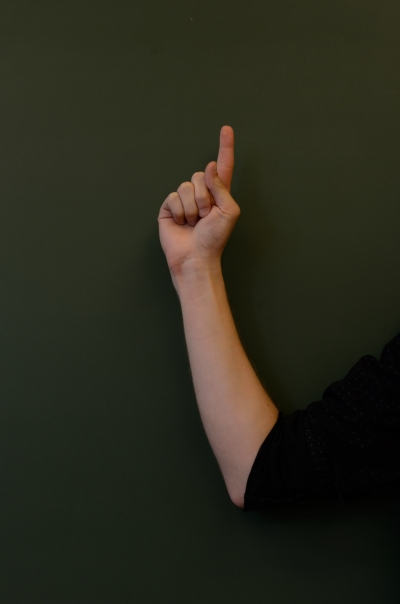
#> input picture test.jpg, 400 x 604 px, given in place of the camera
$ python integ.py
#> lines starting #> are read from the running program, lines starting #| are printed output that depends on the picture

import cv2
import numpy as np

# kernel = 15
# minA = 0.02
# maxA = 0.9
radius = 8
# sample_in = 0.02	# 2% inward from contour left and right edges
# border_size = 10
# prev_point = (-1,-1)

# Wear black glove!

def removeListValues(givenList, val):
   return [value for value in givenList if value != val]
"""
def verifyPoint(curr_point):
	error_thresh = 10
	point_thresh = 20
	error_count = 0

	if prev_point == (-1,-1):
		return curr_point

	x_diff = abs(curr_point[0] - prev_point[0])
	y_diff = abs(curr_point[1] - prev_point[1])

	print(x_diff,y_diff)
	if (x_diff > point_thresh) or (y_diff > point_thresh) and error_count < error_thresh:
		error_count += 1
		return prev_point
	else:
		error_count = 0
		return curr_point
"""

def checkBlank(im):

	threshold = 8

	h,w,d = im.shape[0],im.shape[1],im.shape[2]

	# Divide into rows. Calculate the mean pixel value. If different, if it's empty.
	num_div = 3
	delta = w//num_div
	bins = [delta*i for i in range(num_div)]

	mean_list = []

	for r in range(num_div):
		sub_im = im[bins[r]:bins[r]+delta,:,:]
		mean_list.append(np.mean(sub_im))

	if abs(mean_list[0]-mean_list[1]) > threshold or abs(mean_list[0]-mean_list[2]) > threshold:
		print('Not blank!')
		return 0
	else:
		print('Blank')
		return 1

def detectFinger(im):
	border_size = 10
	kernel = 15

	if checkBlank(im) == 1:
		return (-1,-1)

	# Preprocessing: Get cleaned binarised image with white background.
	bw_im = cv2.cvtColor(im,cv2.COLOR_BGR2GRAY)
	bw_im = cv2.GaussianBlur(bw_im,(kernel,kernel),0)
	ret,thresh = cv2.threshold(bw_im,0,255,cv2.THRESH_BINARY_INV+cv2.THRESH_OTSU)
	thresh = 255-thresh

	processed_im = cv2.erode(thresh,(kernel,kernel),iterations = 20)
	processed_im = cv2.copyMakeBorder(processed_im,border_size,border_size,border_size,border_size,cv2.BORDER_CONSTANT,value=255)

	# # Get hand contour and find top-most point (Then change to find top most point of orientation)
	contours,hier = cv2.findContours(processed_im,cv2.RETR_TREE,cv2.CHAIN_APPROX_SIMPLE)

	for cnt in contours:
		x,y,w,h = cv2.boundingRect(cnt)

		if w < im.shape[1]:

			finger_loc = tuple(cnt[cnt[:,:,1].argmin()][0])
			finger_loc = (finger_loc[0]-border_size,finger_loc[1]-border_size)	# Relative to main img
			return finger_loc

	return (-1,-1)

def checkDrawChar(im):
	hsv_im = cv2.cvtColor(im, cv2.COLOR_BGR2HSV)
	hue = hsv_im[:,:,0]
	upper = hue > 200//2
	lower = hue < 44//2
	hue = upper | lower

	h = im.shape[0]
	w = im.shape[1]

	if False in hue:#np.sum(hue)/(h*w) < 0.95:
		return 0
	else:
		return 1

def checkIfInBound(pt,bound):
	ref_coord_x = bound[0][0]
	ref_coord_y = bound[0][1]
	w = bound[1]
	h = bound[2]

	pt_x = pt[0]
	pt_y = pt[1]

	if pt_x > ref_coord_x and pt_x < ref_coord_x+w and pt_y > ref_coord_y and pt_y < ref_coord_y+h:
		return True
	else:
		return False

# Offer options 1-4.
def getNumPlayers(vc,text_display):
	region_thresh = 40
	prev_region = -1
	curr_region = -1
	region_count = 0
	finger_loc = (-1,-1)

	margin = 75
	text_margin = 25
	option_box_w = 100

	region_bounds = {1:[(draw_box_x1+margin,draw_box_y1+margin),100,100],2:[(draw_box_x2-margin-option_box_w,draw_box_y1+margin),100,100],3:[(draw_box_x1+margin,draw_box_y2-margin-option_box_w),100,100],4:[(draw_box_x2-margin-option_box_w,draw_box_y2 -margin-option_box_w),100,100]}

	# Draw options in box
	COORD = 0
	WIDTH = 1
	HEIGHT = 2

	rval, frame = vc.read()
	while rval:
		rval, frame = vc.read()
		flip_horiz = cv2.flip(frame, 1)

		# DETECTING FINGER
		draw_sub_im = flip_horiz[draw_box_y1:draw_box_y2,draw_box_x1:draw_box_x2]
		rel_finger_loc = detectFinger(draw_sub_im)	# Relative finger point

		# DRAWING FINGER POINT
		if rel_finger_loc != (-1,-1):
			finger_loc = (rel_finger_loc[0]+draw_box_x1,rel_finger_loc[1])
			# finger_loc = verifyPoint(finger_loc)
			flip_horiz = cv2.circle(flip_horiz,finger_loc,radius,(255,0,0),-1)

		cv2.rectangle(flip_horiz,(draw_box_x1,draw_box_y1),(draw_box_x2,draw_box_y2),color=(0,0,0,0))
		cv2.rectangle(flip_horiz,(flag_box_x1,flag_box_y1),(flag_box_x2,flag_box_y2),color=(0,0,0,0))

		# Intructions for user
		cv2.putText(flip_horiz,text_display,(width//5,height*4//5), cv2.FONT_HERSHEY_SIMPLEX, 2, (0,0,255),3,cv2.LINE_AA)

		# Draw options in box
		for r in range(1,5):
			coord1 = region_bounds[r][COORD]
			coord2 = (region_bounds[r][COORD][0] + region_bounds[r][WIDTH], region_bounds[r][COORD][1] + region_bounds[r][HEIGHT])
			text_coord = (coord1[0] + 25,coord1[1] + 75)
			cv2.rectangle(flip_horiz,coord1,coord2,color=(0,0,0,0))
			cv2.putText(flip_horiz,str(r),text_coord, cv2.FONT_HERSHEY_SIMPLEX, 2, (0,0,255),3,cv2.LINE_AA)

		# Identify the region the finger is in
		for r in range(1,5):
			if checkIfInBound(finger_loc,region_bounds[r]) == True:
				curr_region = r
				break
			else:
				curr_region = -1

		# Track finger position over time
		if curr_region == prev_region and curr_region != -1:
			region_count += 1
			if region_count > region_thresh:
				if getConfirmation(vc,'Lock in number of players: '+str(curr_region)) == True:
					return curr_region
				else:
					# Reset values and restart
					region_count = 0
					prev_region = -1
					curr_region = -1
					finger_loc = (-1,-1)

					# Load most updated image and then output.
					rval, frame = vc.read()
					flip_horiz = cv2.flip(frame, 1)
		else:
			region_count = 0

		prev_region = curr_region
		print(region_count)

		cv2.imshow("preview", flip_horiz)
		key = cv2.waitKey(20)
		if key == 27:
			break

def getCharacter(vc,text_display):
	char_dict = dict()
	num_chars = 0
	prev_status = False

	drawn_char = []
	rval, frame = vc.read()
	while rval:
		rval, frame = vc.read()
		flip_horiz = cv2.flip(frame, 1)

		# DETECTING FINGER
		draw_sub_im = flip_horiz[draw_box_y1:draw_box_y2,draw_box_x1:draw_box_x2]
		rel_finger_loc = detectFinger(draw_sub_im)	# Relative finger point

		# DRAWING FINGER POINT
		if rel_finger_loc != (-1,-1):
			finger_loc = (rel_finger_loc[0]+draw_box_x1,rel_finger_loc[1])
			# finger_loc = verifyPoint(finger_loc)
			flip_horiz = cv2.circle(flip_horiz,finger_loc,radius,(255,0,0),-1)

		# DETECTING FLAG (RED PAPER). Display message to show character is being read.
		flag_sub_im = flip_horiz[flag_box_y1:flag_box_y2,flag_box_x1:flag_box_x2]
		draw_char_status = checkDrawChar(flag_sub_im)
		if draw_char_status: string_display = 'Reading drawn character...'
		else: string_display = text_display


		print(draw_char_status)


		if draw_char_status == True:
			drawn_char.append(rel_finger_loc)

		# Check for falling edge to save things
		elif prev_status == True and draw_char_status == False:
			drawn_char = removeListValues(drawn_char,(-1,-1))
			char_dict[num_chars] = drawn_char

			if getConfirmation(vc,'Lock in the drawn character?') == True:
				return char_dict
			else:
				# Reset values and restart
				# draw_char_status = False
				prev_status = False
				drawn_char = []
				char_dict = dict()

				# Load most updated image and then output.
				rval, frame = vc.read()
				flip_horiz = cv2.flip(frame, 1)

		prev_status = draw_char_status

		cv2.rectangle(flip_horiz,(draw_box_x1,draw_box_y1),(draw_box_x2,draw_box_y2),color=(0,0,0,0))
		cv2.rectangle(flip_horiz,(flag_box_x1,flag_box_y1),(flag_box_x2,flag_box_y2),color=(0,0,0,0))

		cv2.putText(flip_horiz,string_display,(width//5,height*4//5), cv2.FONT_HERSHEY_SIMPLEX, 2, (0,0,255),3,cv2.LINE_AA)

		cv2.imshow("preview", flip_horiz)
		key = cv2.waitKey(20)
		if key == 27: # exit on ESC
			break

# [76 lines left out: function getConfirmation, not called in this run]

cv2.namedWindow("preview")
vc = cv2.VideoCapture(0)

if vc.isOpened(): # try to get the first frame
    rval, frame = vc.read()
#> frame is the input picture: shape (604, 400, 3); mean B, G, R 28.5, 41.6, 41.7
    height = frame.shape[0]
#> height = 604
    width = frame.shape[1]
#> width = 400
else:
    rval = False

radius = 8

draw_box_x1 = width-height*3//5
#> draw_box_x1 = 38
draw_box_x2 = width
#> draw_box_x2 = 400
draw_box_y1 = 0
draw_box_y2 = height*3//5
#> draw_box_y2 = 362

flag_box_x1 = 0
flag_box_x2 = height//5
#> flag_box_x2 = 120
flag_box_y1 = 0
flag_box_y2 = height//5
#> flag_box_y2 = 120

num_players = getNumPlayers(vc,'Select number of players')
#> in getNumPlayers, `draw_sub_im = flip_horiz[draw_box_y1:draw_box_y2,draw_box_x1:draw_box_..`:
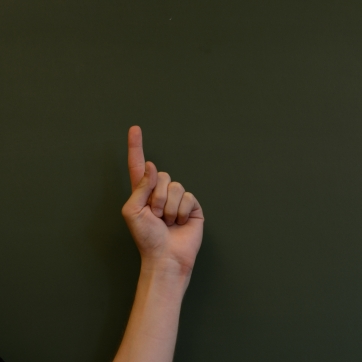
#> draw_sub_im: shape (362, 362, 3); mean B, G, R 33, 49.4, 50.9
#> the loop in checkBlank, `for r in range(num_div):` made 3 passes
#> pass 1, in checkBlank, `sub_im = im[bins[r]:bins[r]+delta,:,:]`:
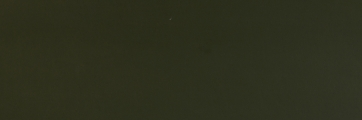
#> sub_im: shape (120, 362, 3); mean B, G, R 29.4, 47.3, 45.1
#> pass 3, in checkBlank, `sub_im = im[bins[r]:bins[r]+delta,:,:]`:
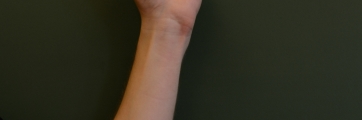
#> sub_im: shape (120, 362, 3); mean B, G, R 34.2, 48.8, 51.8
#> after the loop in checkBlank, `for r in range(num_div):`: mean_list = [40.62, 47.75, 44.92]
#> in getNumPlayers, `rel_finger_loc = detectFinger(draw_sub_im)`: rel_finger_loc = (-1, -1)
#> after the loop in getNumPlayers, `for r in range(1,5):`:
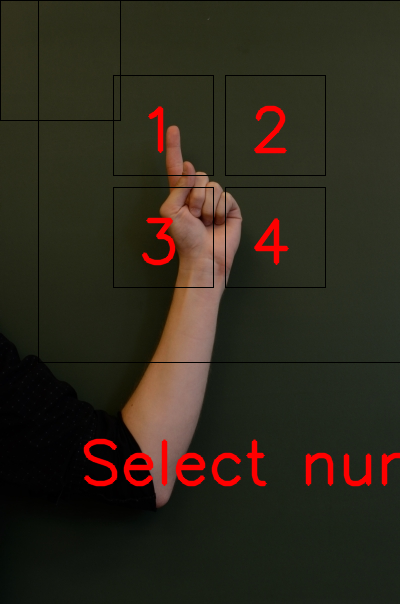
#> flip_horiz: shape (604, 400, 3); mean B, G, R 27.5, 40.2, 46.2
#> (key Esc is pressed here)
char_dict = getCharacter(vc,'Input colour. Awaiting Signal.')
#> in getCharacter, `flag_sub_im = flip_horiz[flag_box_y1:flag_box_y2,flag_box_x1:flag_box_..`:
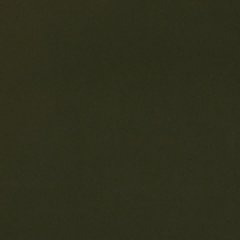
#> flag_sub_im: shape (120, 120, 3) (shown 2 times larger); mean B, G, R 27.9, 47.2, 46.3
#> in checkDrawChar, `hsv_im = cv2.cvtColor(im, cv2.COLOR_BGR2HSV)`: hsv_im: shape (120, 120, 3); mean H, S, V 31.7, 105.1, 47.4
#> in checkDrawChar, `hue = hsv_im[:,:,0]`:
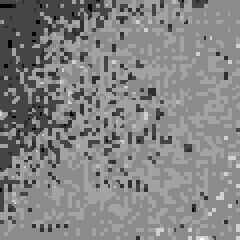
#> hue: shape (120, 120) (shown 2 times larger); min 26, max 37, mean 31.7; drawn with min black and max white
#> in checkDrawChar, `upper = hue > 200//2`: upper: shape (120, 120) bool; every value is 0
#> in getCharacter, `draw_char_status = checkDrawChar(flag_sub_im)`: draw_char_status = 0
#| 0
#> in getCharacter, `cv2.putText(flip_horiz,string_display,(width//5,height*4//5), cv2.FONT..`:
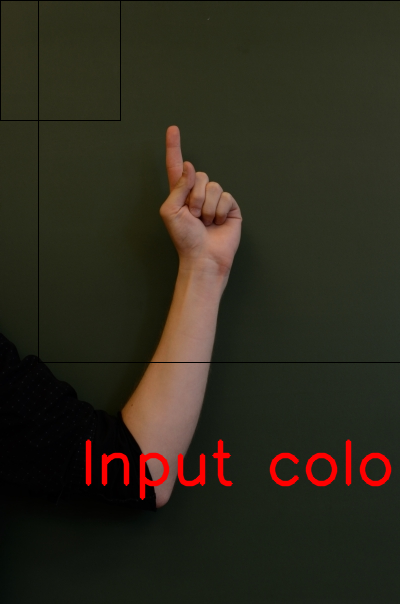
#> flip_horiz: shape (604, 400, 3); mean B, G, R 28, 40.9, 44.7
#> (key Esc is pressed here)

vc.release()
cv2.destroyWindow("preview")
